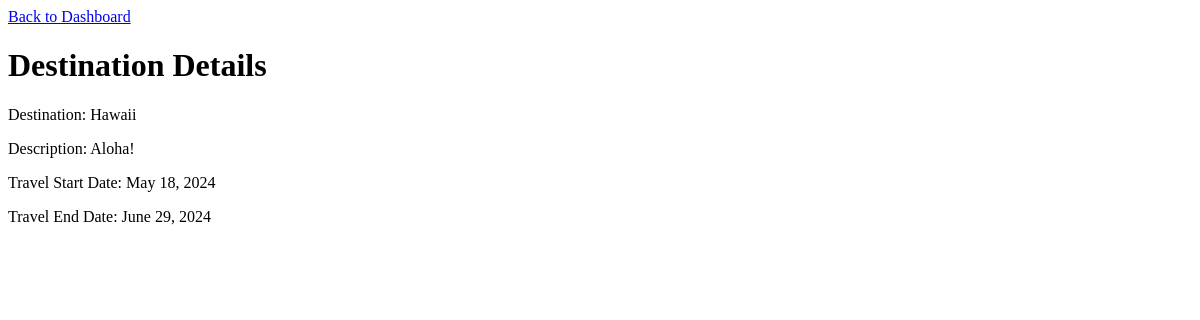
Page /destination/6/ on the committed database.
### myapp/models.py (models this page shows)
class TravelPlan(models.Model):
    destination = models.CharField(max_length=100)
    description = models.TextField()
    travel_date_from = models.DateField()
    travel_date_to = models.DateField()

### myapp/views.py (the view)
# urls.py: path('destination/<int:travel_plan_id>/', destination, name='destination'),
def destination(request, travel_plan_id):
    travel_plan = TravelPlan.objects.get(id=travel_plan_id)
    return render(request, 'destination.html', {'travel_plan': travel_plan})

### templates/destination.html (shortened to what this page needs)
{% load static %}
<!DOCTYPE html>
<html lang="en">
<head>
    <link rel="stylesheet" href="{% static 'style.css' %}">
</head>
<body>
    <a href="{% url 'dashboard' %}">Back to Dashboard</a>
    <h1>Destination Details</h1>
    <p>Destination: {{ travel_plan.destination }}</p>
    <p>Description: {{ travel_plan.description }}</p>
    <p>Travel Start Date: {{ travel_plan.travel_date_from }}</p>
    <p>Travel End Date: {{ travel_plan.travel_date_to }}</p>
</body>
</html>

### rows in the picture
TravelPlan: destination "Hawaii", description "Aloha!", travel_date_from "May 18, 2024", travel_date_to "June 29, 2024"
